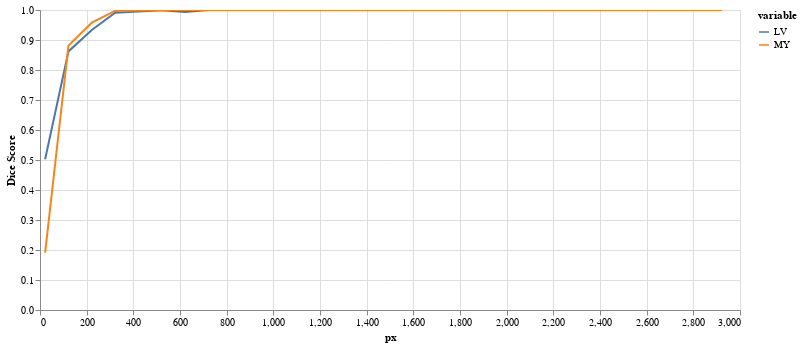

The notebook cell saved with this chart:
### Code cell
results = eval_resize_series(img(), trueMask(), trainedModel, components=['bg','LV','MY'])
plot_eval_series(results)

### Figure 1 — Vega-Lite specification as saved in the notebook (floating-point values rounded to 4 significant figures)
{"config": {"view": {"continuousWidth": 400, "continuousHeight": 300}}, "data": {"name": "data-ceeb2216cdf47b7143f3bf644cf159be"}, "mark": "line", "encoding": {"color": {"field": "variable", "type": "nominal"}, "tooltip": {"field": "Dice Score", "type": "quantitative"}, "x": {"field": "px", "type": "quantitative"}, "y": {"field": "Dice Score", "type": "quantitative"}}, "height": 300, "selection": {"selector018": {"type": "interval", "bind": "scales", "encodings": ["x", "y"]}}, "width": 700, "$schema": "https://vega.github.io/schema/vega-lite/v4.17.0.json", "datasets": {"data-ceeb2216cdf47b7143f3bf644cf159be": [{"px": 22, "variable": "LV", "Dice Score": 0.5026}, {"px": 122, "variable": "LV", "Dice Score": 0.862}, {"px": 222, "variable": "LV", "Dice Score": 0.9334}, {"px": 322, "variable": "LV", "Dice Score": 0.9907}, {"px": 422, "variable": "LV", "Dice Score": 0.995}, {"px": 522, "variable": "LV", "Dice Score": 0.9993}, {"px": 622, "variable": "LV", "Dice Score": 0.9936}, {"px": 722, "variable": "LV", "Dice Score": 1.0}, {"px": 822, "variable": "LV", "Dice Score": 1.0}, {"px": 922, "variable": "LV", "Dice Score": 1.0}, {"px": 1022, "variable": "LV", "Dice Score": 1.0}, {"px": 1122, "variable": "LV", "Dice Score": 1.0}, {"px": 1222, "variable": "LV", "Dice Score": 1.0}, {"px": 1322, "variable": "LV", "Dice Score": 1.0}, {"px": 1422, "variable": "LV", "Dice Score": 1.0}, {"px": 1522, "variable": "LV", "Dice Score": 1.0}, {"px": 1622, "variable": "LV", "Dice Score": 1.0}, {"px": 1722, "variable": "LV", "Dice Score": 1.0}, {"px": 1822, "variable": "LV", "Dice Score": 1.0}, {"px": 1922, "variable": "LV", "Dice Score": 1.0}, {"px": 2022, "variable": "LV", "Dice Score": 1.0}, {"px": 2122, "variable": "LV", "Dice Score": 1.0}, {"px": 2222, "variable": "LV", "Dice Score": 1.0}, {"px": 2322, "variable": "LV", "Dice Score": 1.0}, {"px": 2422, "variable": "LV", "Dice Score": 1.0}, {"px": 2522, "variable": "LV", "Dice Score": 1.0}, {"px": 2622, "variable": "LV", "Dice Score": 1.0}, {"px": 2722, "variable": "LV", "Dice Score": 1.0}, {"px": 2822, "variable": "LV", "Dice Score": 1.0}, {"px": 2922, "variable": "LV", "Dice Score": 1.0}, {"px": 22, "variable": "MY", "Dice Score": 0.1913}, {"px": 122, "variable": "MY", "Dice Score": 0.8814}, {"px": 222, "variable": "MY", "Dice Score": 0.9578}, {"px": 322, "variable": "MY", "Dice Score": 0.997}, {"px": 422, "variable": "MY", "Dice Score": 0.9985}, {"px": 522, "variable": "MY", "Dice Score": 1.0}, {"px": 622, "variable": "MY", "Dice Score": 1.0}, {"px": 722, "variable": "MY", "Dice Score": 1.0}, {"px": 822, "variable": "MY", "Dice Score": 1.0}, {"px": 922, "variable": "MY", "Dice Score": 1.0}, {"px": 1022, "variable": "MY", "Dice Score": 1.0}, {"px": 1122, "variable": "MY", "Dice Score": 1.0}, {"px": 1222, "variable": "MY", "Dice Score": 1.0}, {"px": 1322, "variable": "MY", "Dice Score": 1.0}, {"px": 1422, "variable": "MY", "Dice Score": 1.0}, {"px": 1522, "variable": "MY", "Dice Score": 1.0}, {"px": 1622, "variable": "MY", "Dice Score": 1.0}, {"px": 1722, "variable": "MY", "Dice Score": 1.0}, {"px": 1822, "variable": "MY", "Dice Score": 1.0}, {"px": 1922, "variable": "MY", "Dice Score": 1.0}, {"px": 2022, "variable": "MY", "Dice Score": 1.0}, {"px": 2122, "variable": "MY", "Dice Score": 1.0}, {"px": 2222, "variable": "MY", "Dice Score": 1.0}, {"px": 2322, "variable": "MY", "Dice Score": 1.0}, {"px": 2422, "variable": "MY", "Dice Score": 1.0}, {"px": 2522, "variable": "MY", "Dice Score": 1.0}, {"px": 2622, "variable": "MY", "Dice Score": 1.0}, {"px": 2722, "variable": "MY", "Dice Score": 1.0}, {"px": 2822, "variable": "MY", "Dice Score": 1.0}, {"px": 2922, "variable": "MY", "Dice Score": 1.0}]}}
